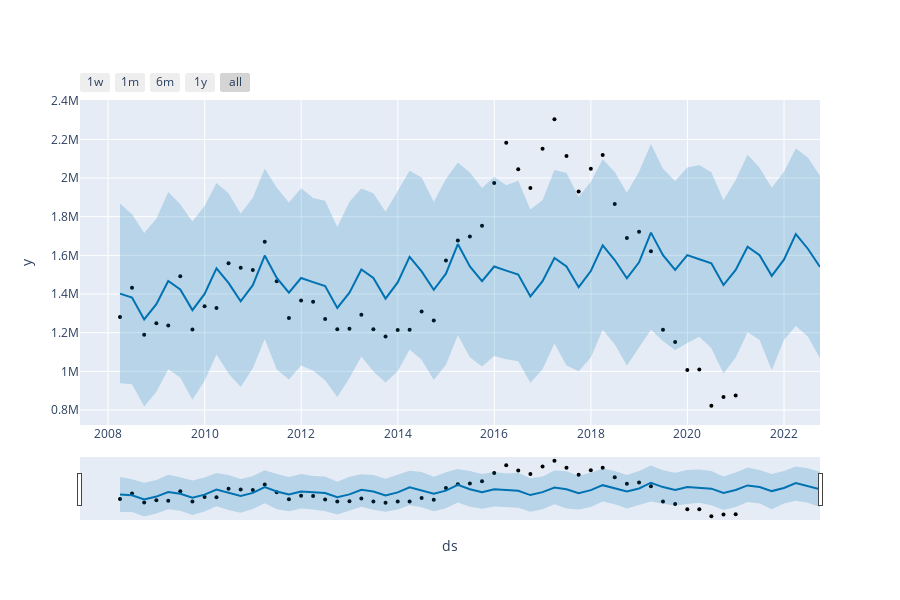

Notebook cell for this chart:
### Code cell
# the prophet

cutoff = '2020-12-31'
cutoff2 = '2008-03-31'

prophet_train = local.loc[local['date'] <= cutoff]
prophet_train = prophet_train.loc[prophet_train['date'] >= cutoff2]
prophet_train.rename(columns={"date": "ds", f'{drug} RXs': "y"}, inplace=True)
model = Prophet(yearly_seasonality=True)
model.fit(prophet_train)
future = model.make_future_dataframe(periods=(len(local)-len(local.loc[local['date'] <= cutoff])), freq="Q", include_history=True)
forecast = model.predict(future)
fig = plot_plotly(model, forecast)
fig.show()
